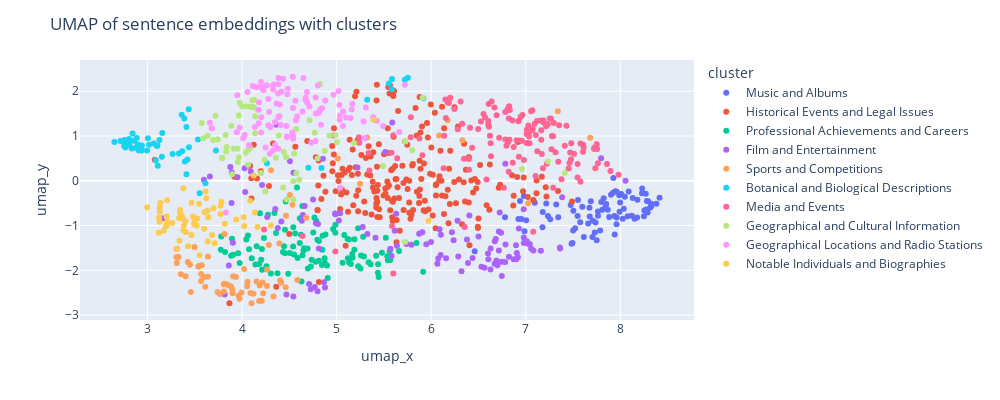

Source (notebook cell):
### Code cell
# visualize the clusters
visualize_clusters(df_cluster)
